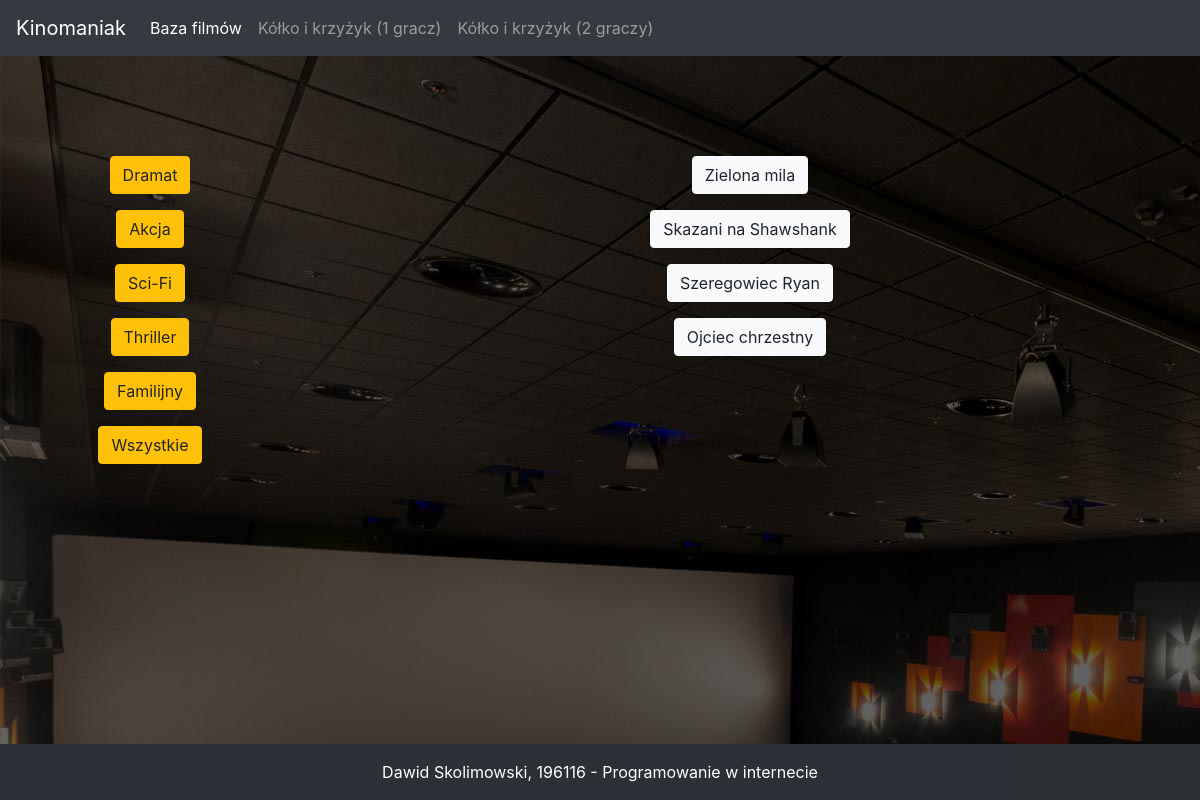
The page /gatunek/1/ on the database its author committed.
### Kinomaniak/models.py (models this page shows, shortened)
class Gatunki(models.Model):
    nazwa = models.CharField(max_length=100)

class Filmy(models.Model):
    nazwa = models.CharField(max_length=100)
    opis = models.TextField(blank=True)
    gatunek = models.ForeignKey(Gatunki, on_delete=models.CASCADE)

### Kinomaniak/views.py (the view)
# urls.py: path('gatunek/<id>/', gatunek),
def gatunek(request, id):
    gatunek_wybrany = Gatunki.objects.get(pk=id)
    gatunek_film = Filmy.objects.filter(gatunek = gatunek_wybrany)
    gatunki = Gatunki.objects.all()
    dane = {'gatunek_wybrany': gatunek_wybrany,
            'gatunek_film': gatunek_film,
            'gatunki': gatunki}
    return render(request, 'gatunek_film.html', dane)

### Kinomaniak/templates/gatunek_film.html
{% extends 'baza.html' %}
{% block wynik %}
    {% if gatunek_film %}
        {% for film in gatunek_film %}
            <p><a href="/film/{{ film.id }}" class="btn btn-light">{{ film.nazwa }}</a></p>
        {% endfor %}
    {% else %}
        <p>Brak filmów w tej kategorii</p>
    {% endif %}
{% endblock %}

### Kinomaniak/templates/baza.html (shortened to what this page needs)
{% load static %}
<html lang="pl">
<head>
    <link rel="stylesheet" href="https://stackpath.bootstrapcdn.com/bootstrap/4.1.3/css/bootstrap.min.css">
</head>
<body>
    <div class="tlo bg-image">
        <nav class="navbar navbar-expand-lg navbar-dark bg-dark">
          <a class="navbar-brand" href="/index.html">Kinomaniak</a>
          <div class="collapse navbar-collapse" id="navbarNav">
            <ul class="navbar-nav">
              <li class="nav-item active">
                <a class="nav-link" href="/baza.html">Baza filmów  <span class="sr-only">(current)</span></a>
              </li>
              <li class="nav-item">
                <a class="nav-link" href="/tictactoesp.html">Kółko i krzyżyk (1 gracz)</a>
              </li>
              <li class="nav-item">
                <a class="nav-link" href="/tictactoemp.html">Kółko i krzyżyk (2 graczy)</a>
              </li>
            </ul>
          </div>
        </nav>
        <div class="lista text-center text-white" style="width: 25%; float: left">
            {% for i in gatunki %}
                <p><a href="/gatunek/{{ i.id }}/" class="btn btn-warning">{{ i.nazwa }}</a></p>
            {% endfor %}
            <p><a href="/gatunek/all/" class="btn btn-warning">Wszystkie</a></p>
        </div>
        <div class="lista text-center text-white" style="width: 75%; float: left">
            {% block wynik %} <h1>Wybierz gatunek z listy po lewej</h1> {% endblock wynik %}
        </div>
        <footer class="bg-dark text-center text-white fixed-bottom">
          <div class="text-center p-3" style="background-color: rgba(0, 0, 0, 0.15);">
            Dawid Skolimowski, 196116 - Programowanie w internecie
          </div>
        </footer>
    </div>
</body>
</html>

### rows shown on the page
Gatunki: nazwa "Dramat"
Gatunki: nazwa "Akcja"
Gatunki: nazwa "Sci-Fi"
Gatunki: nazwa "Thriller"
Gatunki: nazwa "Familijny"
Filmy: nazwa "Zielona mila"
Filmy: nazwa "Skazani na Shawshank"
Filmy: nazwa "Szeregowiec Ryan"
Filmy: nazwa "Ojciec chrzestny"
